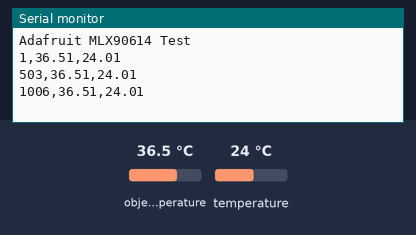
A sketch run on a simulated Arduino Uno, built with avr-gcc and run on an emulated ATmega328P. On the bench: the last lines printed to the serial monitor. The test bench sets the inputs (shaded band); at power-on: object temperature 36.5 °C, temperature 24 °C.

Above: at 1.3 s.
1.4 s: object temperature set to 20 °C
At 1.9 s:
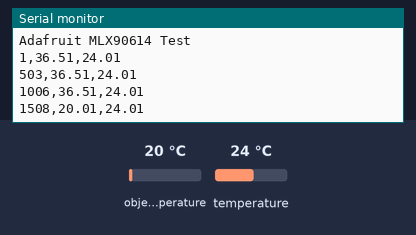
2.9 s: temperature set to 12 °C
At 3.4 s:
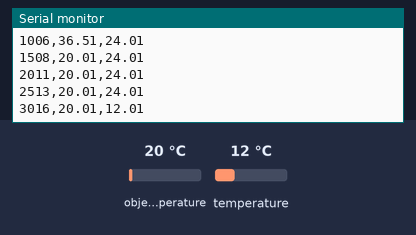
4.4 s: object temperature set to 26 °C
At 4.9 s:
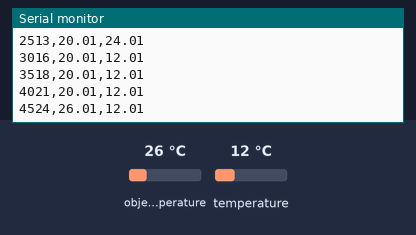
Timing chart, 0 to 7.4 s (numbered marks = the images above; inputs shaded):
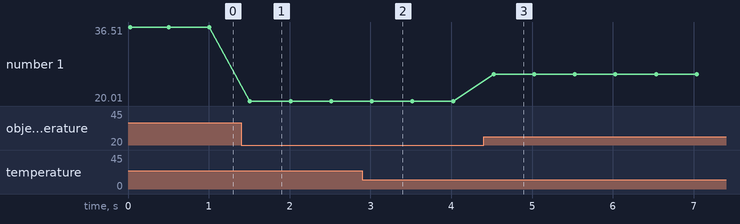

The sketch:

IR_temp_sensor.ino
```cpp
#include <Wire.h>
#include <Adafruit_MLX90614.h>

Adafruit_MLX90614 mlx = Adafruit_MLX90614();

void setup() {
  Serial.begin(9600);
  while (!Serial); // Wait for serial monitor to open

  Serial.println("Adafruit MLX90614 Test");

  if (!mlx.begin()) {
    Serial.println("Error connecting to MLX90614. Check wiring.");
    while (1);
  }
}

void loop() {
  // Read Object Temperature (what the sensor is pointed at)
  float objC = mlx.readObjectTempC();
  // float objF = mlx.readObjectTempF();

  // Read Ambient Temperature (the sensor's own temperature)
  float ambC = mlx.readAmbientTempC();
  // float ambF = mlx.readAmbientTempF();

  // Print to Serial Monitor
  // Serial.print("Ambient = "); Serial.print(ambC); Serial.print("*C\t");
  // Serial.print("Object = "); Serial.print(objC); Serial.println("*C");
  // Serial.print("Ambient = "); Serial.print(ambF); Serial.print("*F\t");
  // Serial.print("Object = "); Serial.print(objF); Serial.println("*F");
  // Serial.println();
  // delay(100); // Read every 0.1 second

  // Save live stream of temperature data to excel
  Serial.print(millis());
  Serial.print(",");
  Serial.print(objC);
  Serial.print(",");
  Serial.println(ambC);
  delay(500); // Read every 0.5 second
}
```

Measured:
- after the input at 1.4 s, the serial monitor: prints a new line after 0.11 s (image 1)
- after the input at 2.9 s, the serial monitor: prints a new line after 0.12 s (image 2)
- after the input at 4.4 s, the serial monitor: prints a new line after 0.12 s (image 3)
- plotted number 1: 36.51 → 20.01 after the input at 1.4 s, 20.01 → 26.01 after the input at 4.4 s
